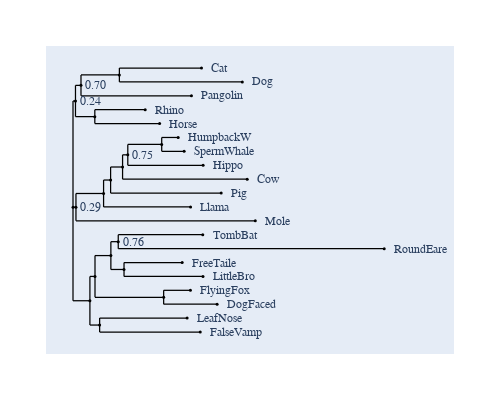

Notebook code for this chart:
### Markdown cell above
## Change the placement of support text

The support text is positioned relative to the `x`, `y` coordinates of the tree node. Control over support text placement is achieved using the `support_xshift` and `support_yshift` attributes. These are expressed in terms of pixels.

To place the support text internal to the node, we set the yshift=0 (so at the same y-value of the node) and xshift it to the right using a positive integer.

### Code cell
fig.support_xshift = 15
fig.support_yshift = 0
fig.show(width=500, height=400)

### Figure 1 — Plotly figure (JSON) as saved in the notebook; plotly's stock layout.template omitted (floating-point values rounded to 4 significant figures; data arrays with more than 128 entries replaced by an {"elided": "..."} marker saying what was removed)
{"data": [{"line": {"color": "black", "shape": "spline", "smoothing": 1.3, "width": 1.25}, "mode": "lines", "showlegend": false, "type": "scatter", "x": {"elided": "224 float values"}, "y": {"elided": "224 float values"}}, {"hoverinfo": "text", "marker": {"color": "black", "size": 3, "symbol": "circle"}, "mode": "markers", "showlegend": false, "text": ["root", "edge.16", "edge.14", "edge.6", "Cat", "Dog", "Pangolin", "edge.7", "Rhino", "Horse", "edge.15", "edge.2", "edge.10", "edge.1", "edge.13", "edge.0", "HumpbackW", "SpermWhale", "Hippo", "Cow", "Pig", "Llama", "Mole", "edge.5", "edge.11", "edge.3", "edge.12", "TombBat", "RoundEare", "edge.9", "FreeTaile", "LittleBro", "edge.4", "FlyingFox", "DogFaced", "edge.8", "LeafNose", "FalseVamp"], "type": "scatter", "x": [0, 0.001664, 0.00537, 0.03115, 0.08631, 0.1137, 0.07957, 0.01466, 0.0485, 0.05818, 0.001987, 0.02055, 0.02526, 0.0333, 0.03681, 0.05959, 0.07066, 0.07466, 0.08741, 0.117, 0.09954, 0.07899, 0.1225, 0.01136, 0.01478, 0.02544, 0.0304, 0.08717, 0.2091, 0.03427, 0.07335, 0.08732, 0.0609, 0.07887, 0.09682, 0.01789, 0.07665, 0.08547], "y": [-0.6703, 9.262, 10.72, 11.7, 12.35, 11.05, 9.75, 7.8, 8.45, 7.15, -0.6703, 0.6094, 1.869, 3.087, 4.225, 5.2, 5.85, 4.55, 3.25, 1.95, 0.65, -0.65, -1.95, -9.425, -7.15, -5.2, -3.9, -3.25, -4.55, -6.5, -5.85, -7.15, -9.1, -8.45, -9.75, -11.7, -11.05, -12.35]}], "layout": {"annotations": [{"font": {"family": "Inconsolata, monospace", "size": 12}, "showarrow": false, "text": "Cat", "textangle": 0, "x": 0.09154, "xanchor": "left", "xref": "x", "y": 12.35, "yref": "y"}, {"font": {"family": "Inconsolata, monospace", "size": 12}, "showarrow": false, "text": "Dog", "textangle": 0, "x": 0.1189, "xanchor": "left", "xref": "x", "y": 11.05, "yref": "y"}, {"font": {"family": "Inconsolata, monospace", "size": 12}, "showarrow": false, "text": "Pangolin", "textangle": 0, "x": 0.08479, "xanchor": "left", "xref": "x", "y": 9.75, "yref": "y"}, {"font": {"family": "Inconsolata, monospace", "size": 12}, "showarrow": false, "text": "Rhino", "textangle": 0, "x": 0.05373, "xanchor": "left", "xref": "x", "y": 8.45, "yref": "y"}, {"font": {"family": "Inconsolata, monospace", "size": 12}, "showarrow": false, "text": "Horse", "textangle": 0, "x": 0.06341, "xanchor": "left", "xref": "x", "y": 7.15, "yref": "y"}, {"font": {"family": "Inconsolata, monospace", "size": 12}, "showarrow": false, "text": "HumpbackW", "textangle": 0, "x": 0.07589, "xanchor": "left", "xref": "x", "y": 5.85, "yref": "y"}, {"font": {"family": "Inconsolata, monospace", "size": 12}, "showarrow": false, "text": "SpermWhale", "textangle": 0, "x": 0.07988, "xanchor": "left", "xref": "x", "y": 4.55, "yref": "y"}, {"font": {"family": "Inconsolata, monospace", "size": 12}, "showarrow": false, "text": "Hippo", "textangle": 0, "x": 0.09264, "xanchor": "left", "xref": "x", "y": 3.25, "yref": "y"}, {"font": {"family": "Inconsolata, monospace", "size": 12}, "showarrow": false, "text": "Cow", "textangle": 0, "x": 0.1223, "xanchor": "left", "xref": "x", "y": 1.95, "yref": "y"}, {"font": {"family": "Inconsolata, monospace", "size": 12}, "showarrow": false, "text": "Pig", "textangle": 0, "x": 0.1048, "xanchor": "left", "xref": "x", "y": 0.65, "yref": "y"}, {"font": {"family": "Inconsolata, monospace", "size": 12}, "showarrow": false, "text": "Llama", "textangle": 0, "x": 0.08422, "xanchor": "left", "xref": "x", "y": -0.65, "yref": "y"}, {"font": {"family": "Inconsolata, monospace", "size": 12}, "showarrow": false, "text": "Mole", "textangle": 0, "x": 0.1277, "xanchor": "left", "xref": "x", "y": -1.95, "yref": "y"}, {"font": {"family": "Inconsolata, monospace", "size": 12}, "showarrow": false, "text": "TombBat", "textangle": 0, "x": 0.0924, "xanchor": "left", "xref": "x", "y": -3.25, "yref": "y"}, {"font": {"family": "Inconsolata, monospace", "size": 12}, "showarrow": false, "text": "RoundEare", "textangle": 0, "x": 0.2143, "xanchor": "left", "xref": "x", "y": -4.55, "yref": "y"}, {"font": {"family": "Inconsolata, monospace", "size": 12}, "showarrow": false, "text": "FreeTaile", "textangle": 0, "x": 0.07857, "xanchor": "left", "xref": "x", "y": -5.85, "yref": "y"}, {"font": {"family": "Inconsolata, monospace", "size": 12}, "showarrow": false, "text": "LittleBro", "textangle": 0, "x": 0.09255, "xanchor": "left", "xref": "x", "y": -7.15, "yref": "y"}, {"font": {"family": "Inconsolata, monospace", "size": 12}, "showarrow": false, "text": "FlyingFox", "textangle": 0, "x": 0.0841, "xanchor": "left", "xref": "x", "y": -8.45, "yref": "y"}, {"font": {"family": "Inconsolata, monospace", "size": 12}, "showarrow": false, "text": "DogFaced", "textangle": 0, "x": 0.102, "xanchor": "left", "xref": "x", "y": -9.75, "yref": "y"}, {"font": {"family": "Inconsolata, monospace", "size": 12}, "showarrow": false, "text": "LeafNose", "textangle": 0, "x": 0.08187, "xanchor": "left", "xref": "x", "y": -11.05, "yref": "y"}, {"font": {"family": "Inconsolata, monospace", "size": 12}, "showarrow": false, "text": "FalseVamp", "textangle": 0, "x": 0.0907, "xanchor": "left", "xref": "x", "y": -12.35, "yref": "y"}, {"font": {"family": "Inconsolata, monospace", "size": 12}, "showarrow": false, "text": "0.24", "textangle": 0, "x": 0.001664, "xanchor": "center", "xref": "x", "xshift": 15, "y": 9.262, "yref": "y", "yshift": 0}, {"font": {"family": "Inconsolata, monospace", "size": 12}, "showarrow": false, "text": "0.70", "textangle": 0, "x": 0.00537, "xanchor": "center", "xref": "x", "xshift": 15, "y": 10.72, "yref": "y", "yshift": 0}, {"font": {"family": "Inconsolata, monospace", "size": 12}, "showarrow": false, "text": "0.29", "textangle": 0, "x": 0.001987, "xanchor": "center", "xref": "x", "xshift": 15, "y": -0.6703, "yref": "y", "yshift": 0}, {"font": {"family": "Inconsolata, monospace", "size": 12}, "showarrow": false, "text": "0.75", "textangle": 0, "x": 0.03681, "xanchor": "center", "xref": "x", "xshift": 15, "y": 4.225, "yref": "y", "yshift": 0}, {"font": {"family": "Inconsolata, monospace", "size": 12}, "showarrow": false, "text": "0.76", "textangle": 0, "x": 0.0304, "xanchor": "center", "xref": "x", "xshift": 15, "y": -3.9, "yref": "y", "yshift": 0}], "autosize": true, "font": {"family": "Balto", "size": 14}, "height": 400, "hovermode": "closest", "margin": {"b": 50, "l": 50, "pad": 4, "r": 50, "t": 50}, "showlegend": false, "width": 500, "xaxis": {"autorange": true, "range": [-0.01545, 0.2533], "type": "linear", "visible": false}, "yaxis": {"autorange": true, "range": [-14.03, 14.03], "type": "linear", "visible": false}}}
